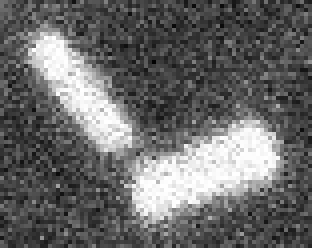
#> input picture example_images/cut_images/zoom/sem_1_cut_zoom2.jpg, 78 x 62 px, found by its file name (shown 4 times larger); the run also reads 3 pictures not shown here
$ jupyter execute --allow-errors watershed.ipynb
#> lines starting #> are read from the running program, lines starting #| are printed output that depends on the picture; after the words box and inside, x2 and y2 are one past the last pixel; in counts of white or black regions, pixels touching at a corner belong together
[cell 1]
import numpy as np
import cv2
from matplotlib import pyplot as plt

[cell 2]
img_3channel = cv2.imread('/Users/margheritataddei/Desktop/DIRECT/PROJECT/partycool/example_images/cut_images/zoom/sem_1_cut_zoom2.jpg', 1)
#> img_3channel is the input picture: shape (62, 78, 3); min 2, max 255, mean 104.9

[cell 3]
plt.imshow(img_3channel)

[cell 4]
img = cv2.imread('/Users/margheritataddei/Desktop/DIRECT/PROJECT/partycool/example_images/cut_images/zoom/sem_1_cut_zoom2.jpg', 0)
#> img: shape (62, 78); min 2, max 255, mean 104.9

[cell 5]
plt.imshow(img)

[cell 6]
# Otsu's thresholding after Gaussian filtering
blur = cv2.GaussianBlur(img,(5,5),0)
ret,th = cv2.threshold(blur,0,255,cv2.THRESH_BINARY+cv2.THRESH_OTSU)
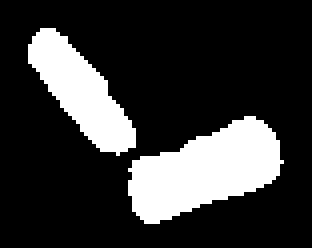
#> th: shape (62, 78) (shown 4 times larger); 21.1% white; 2 white regions, box (x1, y1, x2, y2) and area: (32, 29, 71, 56) 623, (7, 7, 34, 39) 395
#> ret = 144

[cell 7]
plt.imshow(th)

[cell 8]
#Skeleton of the nanoparticles
skel = np.zeros(th.shape, np.uint8)
element = cv2.getStructuringElement(cv2.MORPH_CROSS, (8,8))
open = cv2.morphologyEx(th, cv2.MORPH_OPEN, element)
#> open: shape (62, 78); 20.1% white; 2 white regions, box (x1, y1, x2, y2) and area: (33, 30, 72, 57) 598, (8, 8, 35, 40) 372
temp = cv2.subtract(th, open)
#> temp: shape (62, 78); 2.2% white in thin lines or dots, all inside (x1, y1, x2, y2) = (7, 7, 69, 56)
eroded = cv2.erode(th, element)
#> eroded: shape (62, 78); 9.9% white; 2 white regions, box (x1, y1, x2, y2) and area: (36, 33, 68, 53) 317, (11, 11, 31, 36) 161
skel = cv2.bitwise_or(skel,temp)
erod = eroded.copy()

[cell 9]
plt.imshow(erod)

[cell 10]
# sure background area
sure_bg = cv2.dilate(erod,element,iterations=3)
#> sure_bg: shape (62, 78); 44.6% white; 1 white region, box (x1, y1, x2, y2) and area: (2, 2, 78, 62) 2159

[cell 11]
plt.imshow(sure_bg)

[cell 12]
# Finding sure foreground area
dist_transform = cv2.distanceTransform(erod,cv2.DIST_L2,5)
ret, sure_fg = cv2.threshold(dist_transform,0.1*dist_transform.max(),255,0)
#> ret = 0.579

[cell 13]
plt.imshow(sure_fg)

[cell 14]
# Finding unknown region
sure_fg = np.uint8(sure_fg)
unknown = cv2.subtract(sure_bg,sure_fg)
#> unknown: shape (62, 78); 34.8% white; 1 white region, box (x1, y1, x2, y2) and area: (2, 2, 78, 62) 1681

[cell 15]
plt.imshow(unknown)

[cell 16]
# Contours labelling
ret, contours = cv2.connectedComponents(sure_fg)
#> contours: shape (62, 78) int32; 3 distinct labels, from 0 to 2
#> ret = 3

# Add one to all labels so that sure background is not 0, but 1
contours = contours+1
#> contours: shape (62, 78) int32; 3 distinct labels, from 1 to 3

# Now, mark the region of unknown with zero
contours[unknown==255] = 0
#> contours: shape (62, 78) int32; 4 distinct labels, from 0 to 3

[cell 17]
plt.imshow(contours)

[cell 18]
contours = cv2.watershed(img_3channel ,contours)
#> contours: shape (62, 78) int32; 4 distinct labels, from -1 to 3

[cell 19]
img[contours == -1] = [0]

[cell 20]
plt.imshow(contours)

[cell 21]
plt.imshow(img)

[cell 22]
contours

[cell 23]
import numpy as np
import cv2

#Function to calculate the area of borders of two close objects
#The watershed function needs the image and we iterate over the iteration in the iterations in the background detection (s_iter) and on i which define how much of the area of the particle is considered.
#The smaller the i, the larger would be the final boundaries
#The larger the i, the smaller will be the final boundaries
#After a lot of trials with different images we found out that the best contours are found when i is between 0.1 and 0.7, o_iter is between 1 and 5 and s_iter is between 1 and 2.

def watershed(image):
    my_range = np.arange(0.0, 0.7, 0.1)
    img_3channel = cv2.imread(image, 1)
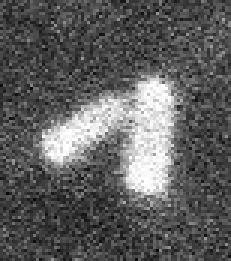
#> input picture example_images/cut_images/zoom/sem_1_cut_zoom.jpg, 77 x 87 px, found by its file name (shown 3 times larger)
#> img_3channel is the input picture: shape (87, 77, 3); min 5, max 255, mean 94.2
    img = cv2.imread(image, 0)
#> img: shape (87, 77); min 5, max 255, mean 94.2
    blur = cv2.GaussianBlur(img,(5,5),0)
#> blur: shape (87, 77)
    ret,th = cv2.threshold(blur,0,255,cv2.THRESH_BINARY+cv2.THRESH_OTSU)
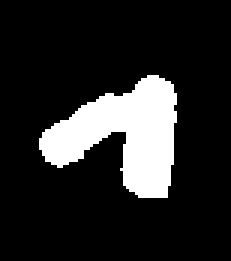
#> th: shape (87, 77) (shown 3 times larger); 15.3% white; 1 white region, box (x1, y1, x2, y2) and area: (13, 25, 59, 66) 1023
#> ret = 139
    skel = np.zeros(th.shape, np.uint8)
    element = cv2.getStructuringElement(cv2.MORPH_CROSS, (7,7))
    open = cv2.morphologyEx(th, cv2.MORPH_OPEN, element)
#> open: shape (87, 77); 14.9% white; 1 white region, box (x1, y1, x2, y2) and area: (13, 25, 59, 66) 1000
    temp = cv2.subtract(th, open)
#> temp: shape (87, 77); 0.34% white in thin lines or dots, all inside (x1, y1, x2, y2) = (14, 26, 58, 66)
    eroded = cv2.erode(th, element)
#> eroded: shape (87, 77); 9% white; 1 white region, box (x1, y1, x2, y2) and area: (16, 28, 56, 63) 600
    skel = cv2.bitwise_or(skel,temp)
    erod = eroded.copy()
    for s_iter in range(1,5):
        sure_bg = cv2.dilate(erod,element,iterations= s_iter)
        dist_transform = cv2.distanceTransform(erod,cv2.DIST_L2,5)
    for i in my_range:
        ret, sure_fg = cv2.threshold(dist_transform,i*dist_transform.max(),255,0)
        sure_fg = np.uint8(sure_fg)
        unknown = cv2.subtract(sure_bg,sure_fg)
#> unknown: shape (87, 77); 26.4% white; 1 white region, box (x1, y1, x2, y2) and area: (4, 16, 68, 75) 1771
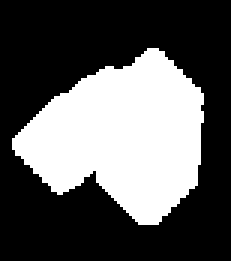
#> sure_bg: shape (87, 77) (shown 3 times larger); 35.4% white; 1 white region, box (x1, y1, x2, y2) and area: (4, 16, 68, 75) 2371
        ret, contours = cv2.connectedComponents(sure_fg)
#> ret = 2
        contours = contours+1
        contours[unknown==255] = 0
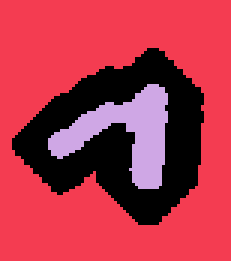
#> contours: shape (87, 77) int32 (shown 3 times larger); 3 distinct labels, from 0 to 2; one colour per label, 0 black
        contours = cv2.watershed(img_3channel ,contours)
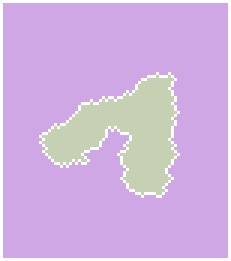
#> contours: shape (87, 77) int32 (shown 3 times larger); 3 distinct labels, from -1 to 2; one colour per label, 0 black, -1 white
        img[contours == -1] = [0]
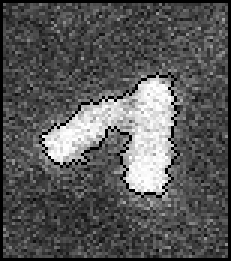
#> img: shape (87, 77) (shown 3 times larger); min 0, max 255, mean 87.4

    return contours, plt.imshow(img)

Watershed function on single close particles

[cell 24]
watershed('/Users/margheritataddei/Desktop/DIRECT/PROJECT/partycool/example_images/cut_images/zoom/sem_1_cut_zoom.jpg')
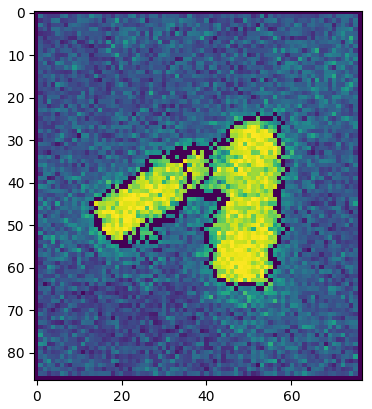
#> figure drawn by matplotlib, 1 panel

[cell 25]
watershed('/Users/margheritataddei/Desktop/DIRECT/PROJECT/partycool/example_images/watershed trial/ws_sem_2_0.jpg')
#> in watershed (call 2), `my_range = np.arange(0.0, 0.7, 0.1)`: my_range = [0, 0.1, 0.2, 0.3, 0.4, 0.5, 0.6]
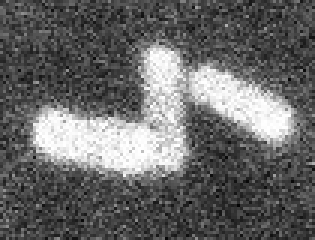
#> input picture example_images/watershed_trial/ws_sem_2_0.jpg, 105 x 80 px, found by its file name (shown 3 times larger)
#> in watershed, img_3channel is the input picture: shape (80, 105, 3); min 4, max 255, mean 103.3
#> in watershed (call 2), `ret,th = cv2.threshold(blur,0,255,cv2.THRESH_BINARY+cv2.THRESH_OTSU)`: th: shape (80, 105); 21.3% white; 1 white region, box (x1, y1, x2, y2) and area: (10, 15, 99, 59) 1793
#> in watershed (call 2), `ret,th = cv2.threshold(blur,0,255,cv2.THRESH_BINARY+cv2.THRESH_OTSU)`: ret = 143
#> in watershed (call 2), `open = cv2.morphologyEx(th, cv2.MORPH_OPEN, element)`:
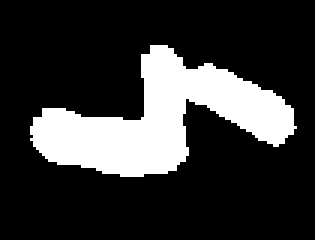
#> open: shape (80, 105) (shown 3 times larger); 21.1% white; 1 white region, box (x1, y1, x2, y2) and area: (10, 15, 99, 59) 1773
#> in watershed (call 2), `ret, contours = cv2.connectedComponents(sure_fg)`: ret = 2

[cell 26]
watershed('/Users/margheritataddei/Desktop/DIRECT/PROJECT/partycool/example_images/watershed trial/ws_sem_2_1.jpg')

[cell 27]
watershed('/Users/margheritataddei/Desktop/DIRECT/PROJECT/partycool/example_images/watershed trial/ws_sem_2_2.jpg')

Watershed in a group of 18 close particles

[cell 28]
watershed('/Users/margheritataddei/Desktop/DIRECT/PROJECT/partycool/example_images/watershed trial/ws_sem_2_3.jpg')
